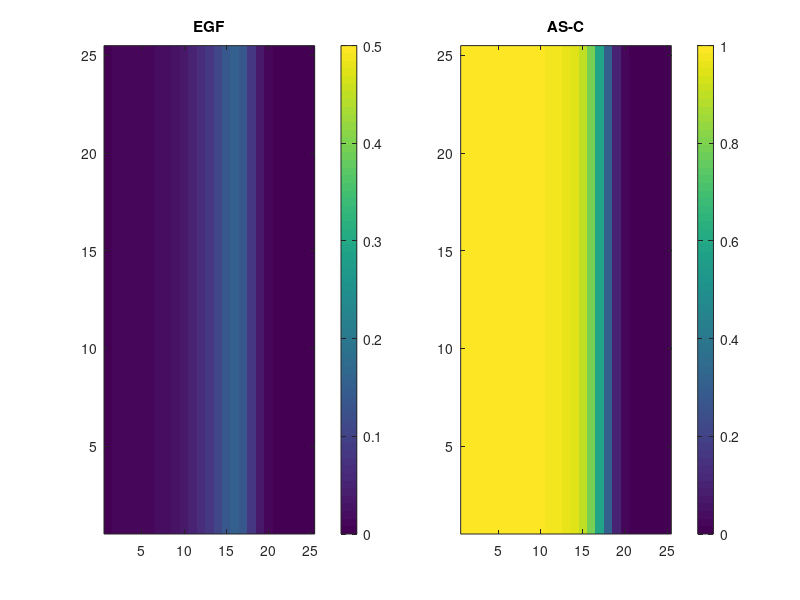

Recreate this plot in MATLAB.
Tmax=200;Xmax=25;
dt=0.1;dx=1;dx2=dx*dx;  %Setting the values of dt, dx, dx2
de=1;ke=1;ae=1;ea=10;
E=zeros(Xmax,Xmax,Tmax);
A=zeros(Xmax,Xmax,Tmax);A(:,1,1)=0.5;%Setting the initial pattern of differentiation, A
Etemp=zeros(Xmax,Xmax);Eright=Etemp;Eleft=Etemp;Eup=Etemp;Edown=Etemp;
for T=1:Tmax-1
    Etemp=E(:,:,T);     %Calculating the reaction diffusion of E
    Eright(:,Xmax)=Etemp(:,Xmax);Eright(:,1:Xmax-1)=Etemp(:,2:Xmax);
    Eleft(:,1)=Etemp(:,1);Eleft(:,2:Xmax)=Etemp(:,1:Xmax-1);
    Eup(Xmax,:)=Etemp(Xmax,:);Eup(1:Xmax-1,:)=Etemp(2:Xmax,:);
    Edown(1,:)=Etemp(1,:);Edown(2:Xmax,:)=Etemp(1:Xmax-1,:);
    E(:,:,T+1)=dt*(de*(Eright+Eleft+Eup+Edown-4*Etemp)/dx2-ke*E(:,:,T)+ae*A(:,:,T).*(1-A(:,:,T)))+E(:,:,T);
    A(:,:,T+1)=dt*(ea*(1-A(:,:,T)).*E(:,:,T))+A(:,:,T);%Calculating the time difference of A
end
figure('Position',[0 400 1000 250]);%Adjust the position and size of the window
for T=1:10:100          %Adjust the range of T for animation
    subplot(1,2,1);imagesc(E(:,:,T),[0 0.5]);set(gca,'YDir','normal');title('EGF');colorbar;
    subplot(1,2,2);imagesc(A(:,:,T),[0 1]);set(gca,'YDir','normal');title('AS-C');colorbar;
    pause(0.001);
end